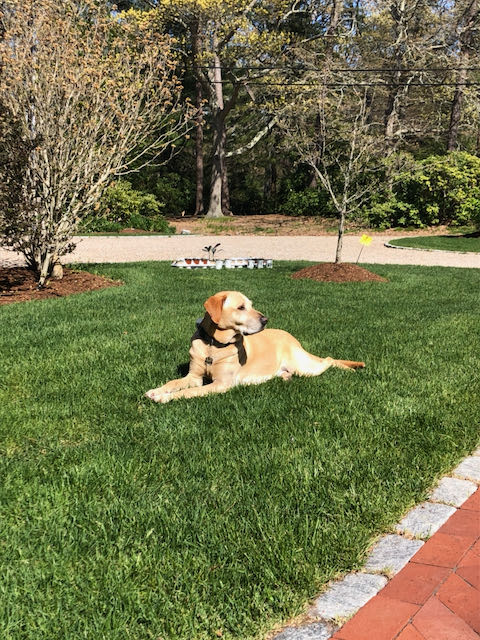
#> input picture images/cosmo.jpg, 480 x 640 px, found by its file name
$ python ale05.py images/cosmo.jpg
#> lines starting #> are read from the running program, lines starting #| are printed output that depends on the picture
### chap06/ale05.py
import sys
from PIL import Image

# Check for proper usage and grab the image filename
if len(sys.argv) == 1:
    imfile = 'images/' + input('Filename of image: ')
elif len(sys.argv) == 2:
    imfile = 'images/' + sys.argv[1]
else:
    sys.exit("Usage: python3 ale05.py imagefile")

with Image.open(imfile) as im:
    # Apply a filter that enhances the red and desaturates blue/green
#> im is the input picture: PIL image 480x640 RGB; mean R, G, B 112.3, 114.1, 73.7
    for x in range(im.size[0]):
        for y in range(im.size[1]):
            r, g, b = im.getpixel((x,y))
            im.putpixel((x,y), (r, g//50, b//50))
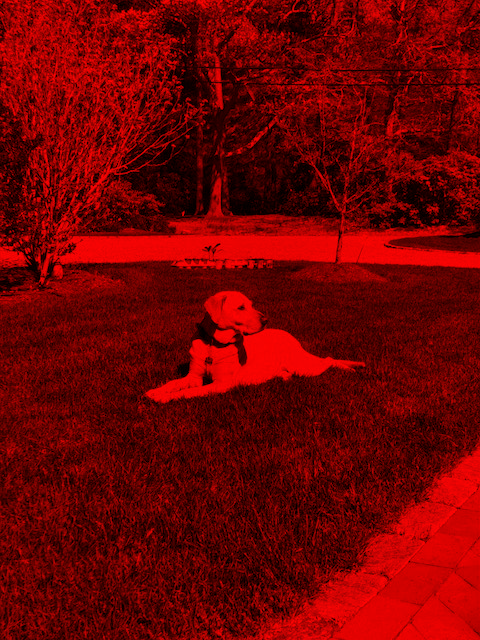
#> im: PIL image 480x640 RGB; mean R, G, B 112.3, 1.8, 1

    im.save('images/ale05.png')
